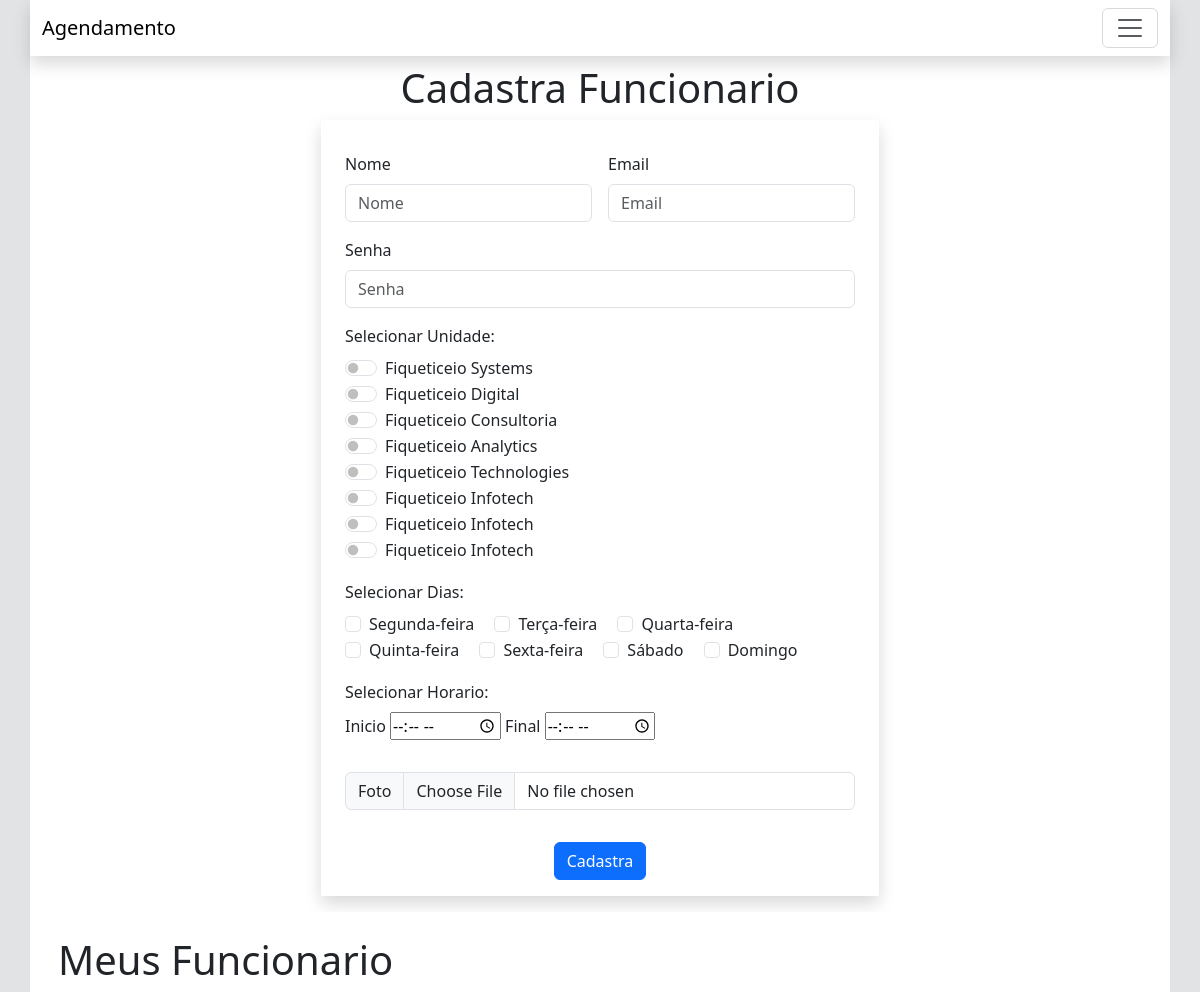
The page /cadastrar-funcionario/ on the database as committed earlier.
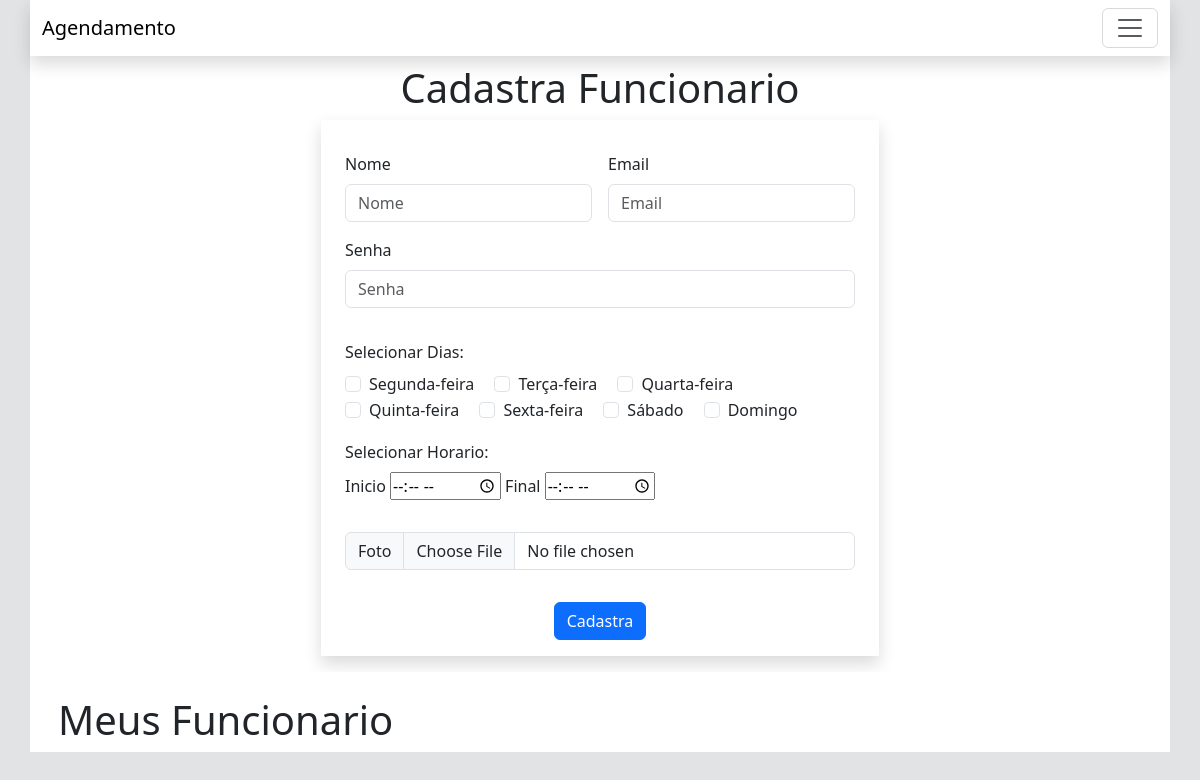
The same page on the database as committed later.
### agenda/models.py (models this page shows)
class Empresa(models.Model):
    id = models.AutoField(primary_key=True)
    nome = models.CharField(max_length=200, blank=True, null=True)
    logradouro = models.CharField(max_length=200, blank=True, null=True)
    foto = models.ImageField(upload_to='imagens/', null=True, blank=True)
    descricao = models.CharField(max_length=200, blank=True, null=True)
    cep = models.CharField(max_length=200, blank=True, null=True)
    numero = models.CharField(max_length=200, blank=True, null=True)
    complemento = models.CharField(max_length=200, blank=True, null=True)
    status = models.BooleanField(default=True)
    gerente = models.ForeignKey(User, on_delete=models.SET_NULL, blank=True, null=True)
    cidade = models.ForeignKey(Cidade, on_delete=models.SET_NULL, blank=True, null=True)

class Dia(models.Model):
    id = models.AutoField(primary_key=True)
    nome = models.CharField(max_length=30)

### agenda/views.py (the view, shortened to what this page needs)
# urls.py: path('cadastrar-funcionario/', views.cadastrarFuncionario, name='cadastrarFuncionario'),
def cadastrarFuncionario(request):
    dias = models.Dia.objects.all()
    empresas = models.Empresa.objects.filter(gerente_id=request.user.pk, status=True)
    servicos = models.Servico.objects.filter(empresa_id__in=empresas, status=True)
    funcionarios = models.EmpresaFuncionario.objects.filter(empresa_id__in=empresas, funcionario__status=True)
    return render(request, 'agenda/cadastrar-funcionario.html', {
        'empresas': empresas,
        'dias': dias,
        'servicos': servicos,
        'funcionarios': funcionarios})

### agenda/templates/agenda/cadastrar-funcionario.html (shortened to what this page needs)
{% extends 'global/base.html' %}
{% load static %}
{% block 'head' %}
<link href="{% static 'agenda/css/login.css' %}" rel="stylesheet">
{% endblock 'head' %}
{% block 'conteudo' %}
{% include 'global/menu.html' %}
<section class="p-0 bg-secondary-subtle">
    <div class="container pb-3 h-100 bg-white">
        <h1 class="text-center pt-2">Cadastra Funcionario</h1>
        <form action="{% url 'agenda:cadastrarFuncionario' %}" method="POST" class="row g-3 w-50 m-auto p-3 shadow" enctype="multipart/form-data">
            <div class="col-md-6">
                <label for="nome" class="form-label">Nome</label>
                <input type="text" class="form-control" name="nome" id="nome" placeholder="Nome" required>
            </div>
            <div class="col-md-6">
                <label for="email" class="form-label">Email</label>
                <input type="email" class="form-control" id="email" name="email" placeholder="Email" required>
            </div>
            <div class="col-12">
                <label for="password" class="form-label">Senha</label>
                <input type="password" class="form-control" id="password" name="password" placeholder="Senha" required>
            </div>
            <div class="col-12">
                {% if empresas %}
                    <label class="form-label">Selecionar Unidade:</label>
                    {% for empresa in empresas %}
                        <div class="form-check form-switch">
                            <input class="form-check-input" type="checkbox" value="{{ empresa.pk }}" name="idEmpresa" role="switch" id="idEmpresa{{ empresa.pk }}">
                            <label class="form-check-label" for="idEmpresa{{ empresa.pk }}">{{ empresa.nome }}</label>
                        </div>
                    {% endfor %}
                {% endif %}
            </div>
            <div class="col-12">
                {% if dias %}
                <div>
                    <label class="form-label">Selecionar Dias:</label>
                </div>
                    {% for dia in dias %}
                        <div class="form-check form-check-inline">
                            <input class="form-check-input" type="checkbox" name="idDia" id="iddia{{ dia.pk }}" value="{{ dia.pk }}">
                            <label class="form-check-label" for="idDia{{ dia.pk }}">{{ dia.nome }}</label>
                        </div>
                    {% endfor %}
                {% endif %}
            </div>
            <div class="col-12">
                <div>
                    <label class="form-label">Selecionar Horario:</label>
                </div>
                <label class="" for="">Inicio</label>
                <input class="" type="time" name="horaInicial" id="horaInicial" required>
                <label class="" for="">Final</label>
                <input class="" type="time" name="horaFinal" id="horaFinal" required>
            </div>
            <div class="col-md-12">
                <div class="input-group mb-3">
                    <label class="input-group-text" for="foto">Foto</label>
                    <input type="file" class="form-control" name="foto" id="foto" required>
                </div>
            </div>
            <div class="col-12 d-flex justify-content-center">
                <button type="submit" class="btn btn-primary">Cadastra</button>
            </div>
        </form>
    </div>
    <div class="container pt-4 h-100 bg-white">
        <h1 class="ms-3">Meus Funcionario</h1>
    </div>
</section>
{% endblock 'conteudo' %}

### base/global/base.html (shortened to what this page needs)
{% load static %}
<!DOCTYPE html>
<html lang="pt-BR">
<head>
    <link href="https://cdn.jsdelivr.net/npm/bootstrap@5.3.3/dist/css/bootstrap.min.css" rel="stylesheet">
    <link href="{% static 'global/css/style.css' %}" rel="stylesheet">
    {% block 'head' %} {% endblock 'head' %}
</head>
<body class="bg-secondary-subtle">
    {% block 'conteudo' %} {% endblock 'conteudo' %}
  </body>
</body>
</html>

### base/global/menu.html (shortened to what this page needs)
<div class="container p-0 bg-white">
<nav class="navbar bg-white shadow">
  <div class="container-fluid">
    <a class="navbar-brand" href="{% url 'agenda:home' %}">Agendamento</a>
    <button class="navbar-toggler" type="button" data-bs-toggle="offcanvas" data-bs-target="#offcanvasNavbar"
      aria-controls="offcanvasNavbar" aria-label="Toggle navigation">
      <span class="navbar-toggler-icon"></span>
    </button>
  </div>
</nav>
</div>

Rows that differ between the two databases and show on the page:
removed Empresa: nome "Fiqueticeio Systems"
removed Empresa: nome "Fiqueticeio Digital"
removed Empresa: nome "Fiqueticeio Consultoria"
removed Empresa: nome "Fiqueticeio Analytics"
removed Empresa: nome "Fiqueticeio Technologies"
removed Empresa: nome "Fiqueticeio Infotech"
removed Empresa: nome "Fiqueticeio Infotech"
removed Empresa: nome "Fiqueticeio Infotech"
Other text that changed with them:
text no longer shown: "Selecionar Unidade:"
